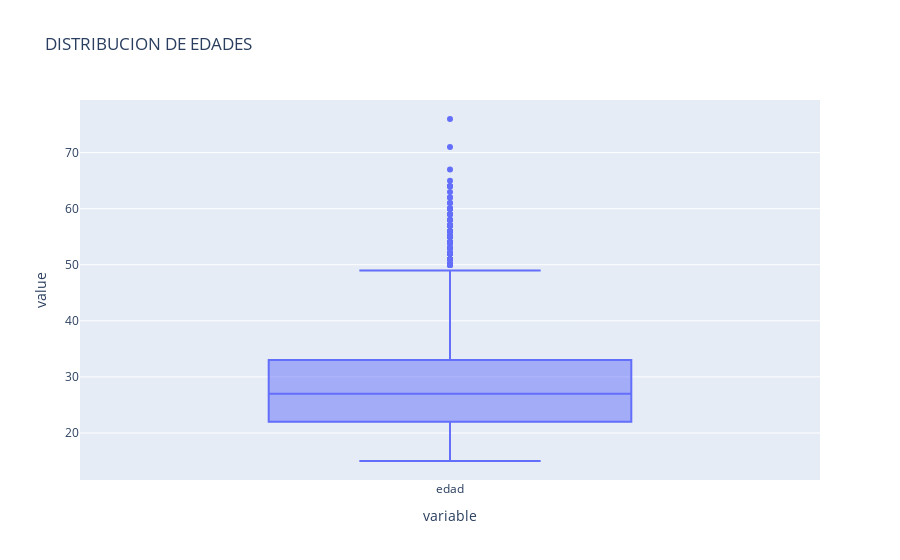

Write notebook code for a chart like this one.
### Code cell
px.box(df.edad, title='DISTRIBUCION DE EDADES')

### Figure 1 — Plotly figure (JSON) as saved in the notebook; plotly's stock layout.template omitted (floating-point values rounded to 4 significant figures; data arrays with more than 128 entries replaced by an {"elided": "..."} marker saying what was removed)
{"data": [{"alignmentgroup": "True", "hovertemplate": "variable=%{x}<br>value=%{y}<extra></extra>", "legendgroup": "", "marker": {"color": "#636efa"}, "name": "", "notched": false, "offsetgroup": "", "orientation": "v", "showlegend": false, "type": "box", "x": {"elided": "5622 str values"}, "x0": " ", "xaxis": "x", "y": {"elided": "5622 int values"}, "y0": " ", "yaxis": "y"}], "layout": {"autosize": true, "boxmode": "group", "legend": {"tracegroupgap": 0}, "title": {"text": "DISTRIBUCION DE EDADES"}, "xaxis": {"anchor": "y", "autorange": true, "domain": [0, 1], "range": [-0.5, 0.5], "title": {"text": "variable"}, "type": "category"}, "yaxis": {"anchor": "x", "autorange": true, "domain": [0, 1], "range": [11.61, 79.39], "title": {"text": "value"}, "type": "linear"}}}
